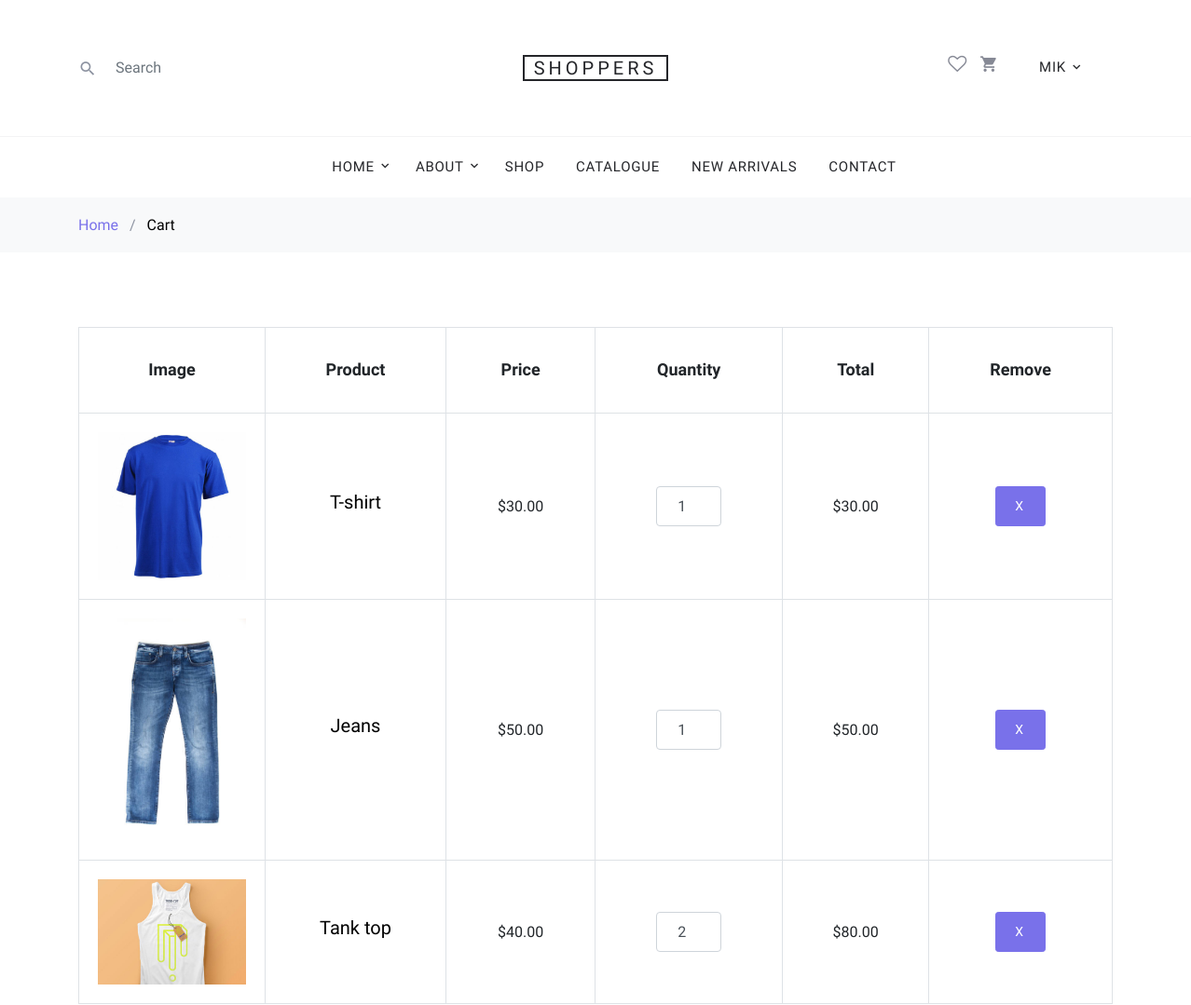
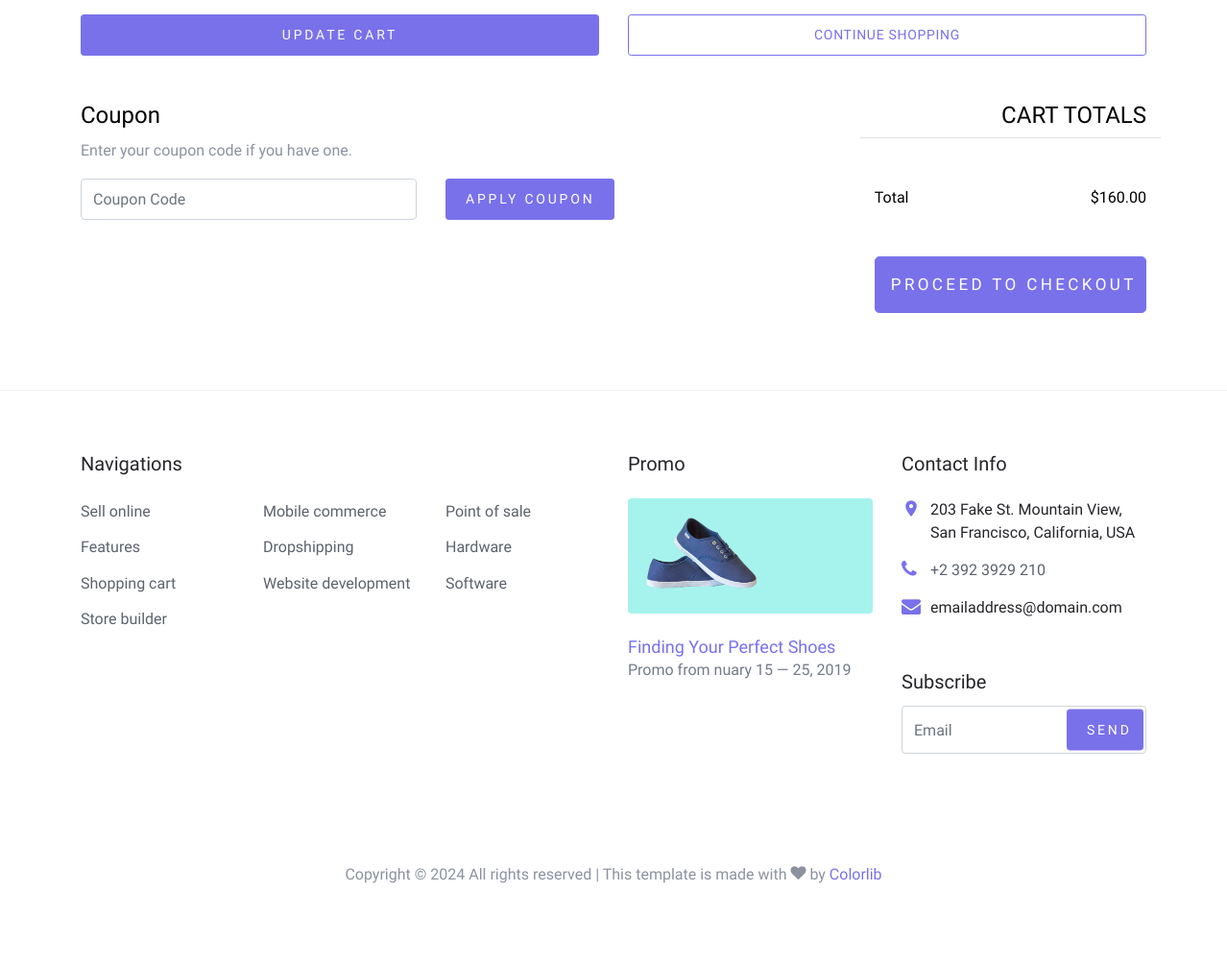
Screenshot of /cart/ (signed in) with the database file from the repository (2 pictures, top to bottom).
### base/models.py (models this page shows, shortened)
class CustomUser(AbstractUser):
    phone_number = models.CharField(max_length=20, blank=True)
    email = models.EmailField(unique=True, null=True)
    address = models.TextField(blank=True)
    USERNAME_FIELD = 'email'
    REQUIRED_FIELDS = []

class OrderItem(models.Model):
    order = models.ForeignKey(Order, on_delete=models.CASCADE, related_name='items')
    item = models.ForeignKey(Item, on_delete=models.CASCADE)
    quantity = models.PositiveIntegerField(default=1)
    total_price = models.PositiveIntegerField(default=1)

class Item(models.Model):
    name = models.CharField(max_length=255)
    description = models.TextField(blank=True)
    price = models.DecimalField(max_digits=10, decimal_places=2)
    category = models.ForeignKey(Category, on_delete=models.CASCADE)
    size = models.CharField(max_length=10)
    color = models.CharField(max_length=50, blank=True)
    image = models.ImageField(upload_to='item_images/', blank=True, null=True)
    created_at = models.DateTimeField(auto_now_add=True)
    updated_at = models.DateTimeField(auto_now=True)

class Order(models.Model):
    user = models.ForeignKey(settings.AUTH_USER_MODEL, on_delete=models.CASCADE, null=True, blank=True)
    created_at = models.DateTimeField(auto_now_add=True)
    updated_at = models.DateTimeField(auto_now=True)
    status = models.CharField(max_length=20,
                              choices=[('pending', 'Pending'), ('shipped', 'Shipped'), ('delivered', 'Delivered')])
    total_price = models.DecimalField(max_digits=10, decimal_places=2, default=0)

### base/views.py (the view)
# urls.py: path('cart/', views.cart, name='cart'),
@login_required(login_url='login')
def cart(request):
    user_order = Order.objects.filter(user=request.user).first()
    if user_order:
        order_items = user_order.items.all()
        user_order.total_price = 0
        for order_item in order_items:
            order_item.total_price = order_item.quantity * order_item.item.price
            user_order.total_price += order_item.total_price
    else:
        order_items = []
    user_order.save()
    context = {'order_items': order_items, 'final_price': user_order.total_price}
    return render(request, 'base/cart.html', context)

### base/templates/base/cart.html (shortened to what this page needs)
{% extends 'main.html' %}
{% load static %}
{% block content %}
<div class="site-wrap">
    <div class="bg-light py-3">
        <div class="container">
            <div class="row">
                <div class="col-md-12 mb-0"><a href="{% url 'home' %}">Home</a> <span class="mx-2 mb-0">/</span> <strong
                        class="text-black">Cart</strong></div>
            </div>
        </div>
    </div>
    <div class="site-section">
        <div class="container">
            <div class="row mb-5">
                <form class="col-md-12" method="post" action="{% url 'update_cart' %}">
                    <div class="site-blocks-table">
                        <table class="table table-bordered">
                            <thead>
                            <tr>
                                <th class="product-thumbnail">Image</th>
                                <th class="product-name">Product</th>
                                <th class="product-price">Price</th>
                                <th class="product-quantity">Quantity</th>
                                <th class="product-total">Total</th>
                                <th class="product-remove">Remove</th>
                            </tr>
                            </thead>
                            <tbody>
                            {% for order_item in order_items %}
                            <tr>
                                <td class="product-thumbnail">
                                    <img src="{{ order_item.item.image.url }}" alt="Image" class="img-fluid">
                                </td>
                                <td class="product-name">
                                    <h2 class="h5 text-black">{{ order_item.item.name }}</h2>
                                </td>
                                <td>${{ order_item.item.price }}</td>
                                <td>
                                    <input type="number" name="quantity_{{ order_item.id }}"
                                           class="form-control text-center"
                                           style="max-width: 70px; display: inline-block;"
                                           value="{{ order_item.quantity }}" min="1">
                                </td>
                                <td>${{ order_item.total_price|floatformat:2 }}</td>
                                <td>
                                    <button class="btn btn-primary btn-sm" name="remove_item"
                                            value="{{ order_item.id }}" type="submit">X
                                    </button>
                                </td>
                            </tr>
                            {% endfor %}
                            </tbody>
                        </table>
                    </div>
                    <div class="row">
                        <div class="col-md-6">
                            <button class="btn btn-primary btn-sm btn-block" type="submit">Update Cart</button>
                        </div>
                        <div class="col-md-6">
                            <a href="{% url 'shop' %}" class="btn btn-outline-primary btn-sm btn-block">
                                Continue Shopping</a>
                        </div>
                    </div>
                </form>
            </div>
            <div class="row">
                <div class="col-md-6">
                    <div class="row">
                        <div class="col-md-12">
                            <label class="text-black h4" for="coupon">Coupon</label>
                            <p>Enter your coupon code if you have one.</p>
                        </div>
                        <div class="col-md-8 mb-3 mb-md-0">
                            <input type="text" class="form-control py-3" id="coupon" placeholder="Coupon Code">
                        </div>
                        <div class="col-md-4">
                            <button class="btn btn-primary btn-sm">Apply Coupon</button>
                        </div>
                    </div>
                </div>
                <div class="col-md-6 pl-5">
                    <div class="row justify-content-end">
                        <div class="col-md-7">
                            <div class="row">
                                <div class="col-md-12 text-right border-bottom mb-5">
                                    <h3 class="text-black h4 text-uppercase">Cart Totals</h3>
                                </div>
                            </div>
                            <div class="row mb-5">
                                <div class="col-md-6">
                                    <span class="text-black">Total</span>
                                </div>
                                <div class="col-md-6 text-right">
                                    <strong class="text-black">${{final_price}}</strong>
                                </div>
                            </div>
                            <div class="row">
                                <div class="col-md-12">
                                    <a href="{% url 'checkout' %}" class="btn btn-primary btn-lg py-3 btn-block">
                                        Proceed To Checkout</a>
                                </div>
                            </div>
                        </div>
                    </div>
                </div>
            </div>
        </div>
    </div>
</div>
{% endblock content %}

### templates/navbar.html (shortened to what this page needs)
{% load static %}
<header class="site-navbar" role="banner">
  <div class="site-navbar-top">
    <div class="container">
      <div class="row align-items-center">
        <div class="col-6 col-md-4 order-2 order-md-1 site-search-icon text-left">
          <form action="" class="site-block-top-search">
            <span class="icon icon-search2"></span>
            <input type="text" class="form-control border-0" placeholder="Search">
          </form>
        </div>
        <div class="col-12 mb-3 mb-md-0 col-md-4 order-1 order-md-2 text-center">
          <div class="site-logo">
            <a href="{% url 'home' %}" class="js-logo-clone">Shoppers</a>
          </div>
        </div>
        <div class="col-6 col-md-4 order-3 order-md-3 text-right">
          <div class="site-top-icons">
            <ul>
              <li><a href="{% url 'wishlist' %}"><span class="icon icon-heart-o"></span></a></li>
              <li>
                <a href="{% url 'cart' %}" class="site-cart">
                  <span class="icon icon-shopping_cart"></span>
                </a>
              </li>
              {% if request.user.is_authenticated %}
              <li>
                <nav class="site-navigation text-right text-md-center" role="navigation">
                  <div class="container">
                    <ul class="site-menu js-clone-nav d-none d-md-block">
                      <li class="has-children">
                        <a href="{% url 'user-page' %}">{{request.user.username}}</a>
                      </li>
                    </ul>
                  </div>
                </nav>
              </li>
              {% else %}
              <li>
                <div class="icon icon-person1">
                  <p><a href="{% url 'login' %}">Login</a></p>
                </div>
              </li>
              {% endif %}
            </ul>
          </div>
        </div>
      </div>
    </div>
  </div>
  <nav class="site-navigation text-right text-md-center" role="navigation">
    <div class="container">
      <ul class="site-menu js-clone-nav d-none d-md-block">
        <li class="has-children">
          <a href="{% url 'home' %}">Home</a>
        </li>
        <li class="has-children">
          <a href="{% url 'about' %}">About</a>
        </li>
        <li><a href="{% url 'shop' %}">Shop</a></li>
        <li><a href="#">Catalogue</a></li>
        <li><a href="#">New Arrivals</a></li>
        <li><a href="{% url 'contact' %}">Contact</a></li>
      </ul>
    </div>
  </nav>
</header>

### rows the page displays
CustomUser: user.username "MIK"
OrderItem: item.image (picture), item.name "T-shirt", item.price "30.00", quantity "1", total_price "30.00", {{ order_item.id }} 8 (drawn)
OrderItem: item.image (picture), item.name "Jeans", item.price "50.00", quantity "1", total_price "50.00", {{ order_item.id }} 9 (drawn)
OrderItem: item.image (picture), item.name "Tank top", item.price "40.00", quantity "2", total_price "80.00", {{ order_item.id }} 10 (drawn)
Order: total_price "160.00"
